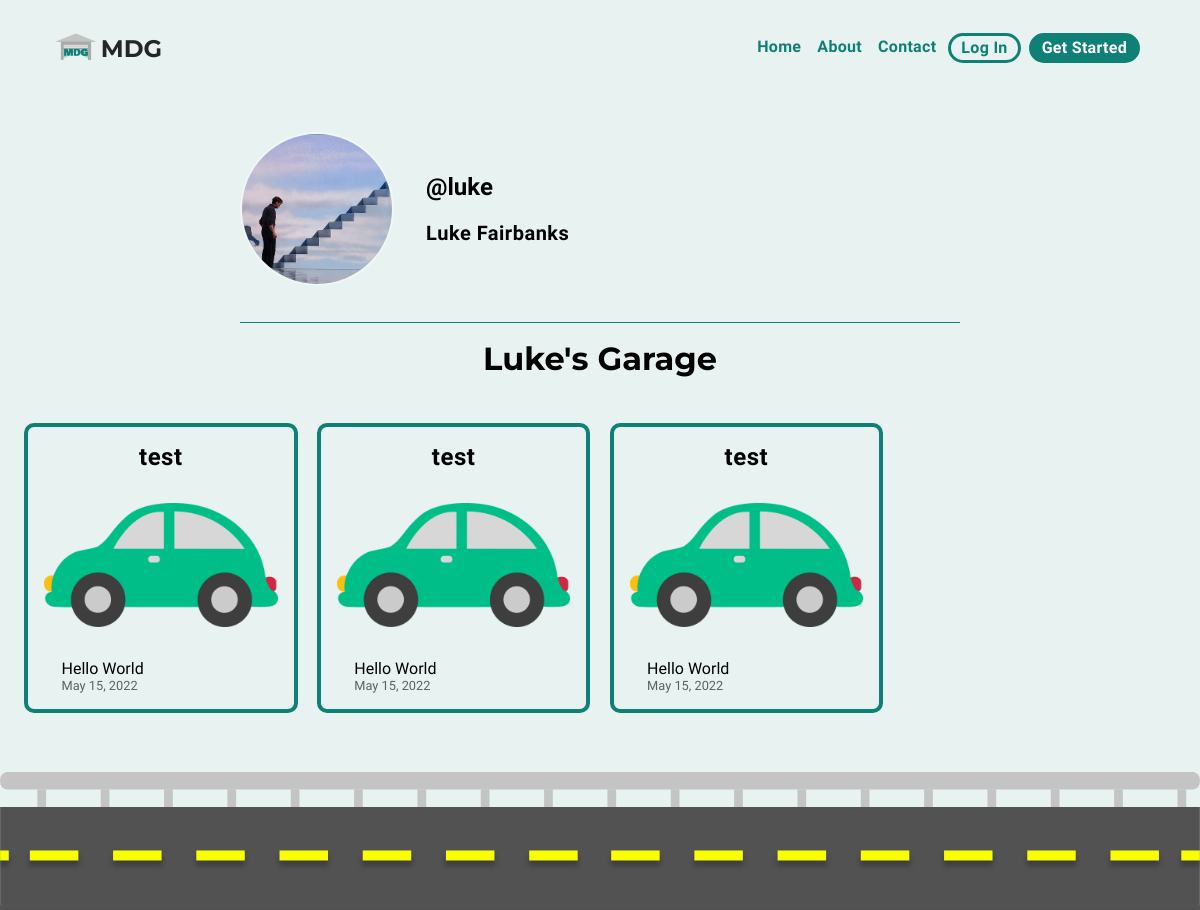
The app's page /user/luke with its own data.
### digital_garage/models.py (models this page shows, shortened)
class User(UserMixin, db.Model):
    __tablename__ = 'mdgPrototype-users'
    id = db.Column(
        db.Integer,
        primary_key=True
    )
    first = db.Column(
        db.String(64),
        index=False,
        unique=False,
        nullable=False
    )
    last = db.Column(
        db.String(64),
        index=False,
        unique=False,
        nullable=False
    )
    username = db.Column(
        db.String(64),
        index=False,
        unique=True,
        nullable=False
    )
    walletId = db.Column(
        db.String(200),
        index=False,
        unique=True,
        nullable=True
    )
    email = db.Column(
        db.String(80),
        index=True,
        unique=True,
        nullable=False
    )
    profile_picture = db.Column(
        db.String(20),
        unique = False,
        nullable=True,
        default='default.jpg'
    )
    password = db.Column(
        db.String(200),
        primary_key=False,
        unique=False,
        nullable=False
    )
    dateOfBirth = db.Column(
        db.Date,
        index=False,
        unique=False,
        nullable=False
    )
    """dateCreated = db.Column(
        db.DateTime,
        index=False,
        unique=False,
        nullable=False
    )"""
    bio = db.Column(
        db.Text,
        index=False,
        unique=False,
        nullable=True
    )
    assets = db.relationship('Asset', backref='Assets.owner_id',primaryjoin='User.id==Asset.owner_id', lazy='dynamic')
    """admin = db.Column(
        db.Boolean,
        index=False,
        unique=False,
        nullable=False
    )"""

class Asset(db.Model):
    id = db.Column(db.Integer, primary_key=True)
    name = db.Column(db.String(64))
    date_created = db.Column(db.String(30))
    show_on_profile = db.Column(db.Boolean, unique=False, default=True)
    owner_username = db.Column(db.Text, db.ForeignKey('mdgPrototype-users.username'), unique=False)
    owner_id = db.Column(db.Integer, db.ForeignKey('mdgPrototype-users.id'))

### digital_garage/routes.py (the view, shortened to what this page needs)
@app.route('/user/<username>', methods=['GET', 'POST'])
def profile(username):
    global nav
    form = UpdateProfileForm()
    assetForm = AddAssetForm()
    showForm = ShowAssetForm()
    canEdit = False
    targetUser = User.query.filter_by(username=username).first()
    if targetUser is not None:
        userProfilePicture = url_for('static',filename='img/profile-images/' + targetUser.profile_picture)
        return render_template(
            'profile.html',
            title = username+' - Digital Garage Profile',
            nav=nav,
            targetUser = targetUser,
            userProfilePicture = userProfilePicture,
            form=form,
            canEdit=canEdit,
            assetForm = assetForm,
            showForm = showForm,
        )
    else:
        return render_template(
            "errorPages/404.html",
            title='User "{}" not found'.format(username),
            nav=nav
        )

### digital_garage/templates/profile.html (shortened to what this page needs)
{% extends 'layout.html' %}
{% block page_css %}
    <link href="{{ url_for('static', filename='css/profilepage.css') }}" rel="stylesheet">
{% endblock %}
{% block pageContent %}
    <div class="profile-info-wrapper">
        <div class="profile-info">
            {% if canEdit == True %}
            <div class="picture-container">
                <img id="openEditFormPicture" class="profile-img" src="{{ userProfilePicture }}">
                <div class="overlay-wrapper">
                    <div id="textBtn"class="overlay-text">click to edit</div>
                </div>
            </div>
            {% else %}
                <img draggable="false" class = "profile-img" src="{{ userProfilePicture }}">
            {% endif %}
            <div class="profile-info-body">
                <h2 class="profile-username">
                    @{{ targetUser.username }}
                </h2>
                <p class="profile-name">{{ targetUser.first }} {{ targetUser.last }}</p>
            </div>
        </div>
    </div>
    <div class="centered-intro">
        <h1>{{ targetUser.first }}'s Garage</h1>
    </div>
    <div class="asset-card-wrapper">
        <div class="assets">
            {% if not targetUser.assets %}
            {% else %}
                {% for asset in targetUser.assets %}
                    {% if canEdit %}
                        {% if asset.show_on_profile == True %}
                            <div class="card-wrapper">
                        {% else %}
                            <div class="card-wrapper darken-card">
                        {% endif %}
                            <div class="asset-item card">
                                <div class="front">
                                    <div class="card-header">
                                        <h2>{{asset.name}}</h2>
                                        <div class="header-selecters">
                                            <label class="switch" id={{ asset.id }}>
                                                {% if asset.show_on_profile == True %}
                                                    {{ showForm.checked(class='show-checkbox', id=asset.id, checked='true') }}
                                                {% else %}
                                                    {{ showForm.checked(class='show-checkbox', id=asset.id) }}
                                                {% endif %}
                                                <span class="slider"></span>
                                            </label>
                                            <i id="asset-trash"class="fas fa-trash-alt asset-trash"></i>
                                                <div class="modal" id="trash-modal">
                                                    <div id="trash-modal-content" class="modal-content">
                                                        <span class="close">&times;</span>
                                                        <div class="trash-confirm">
                                                            <p>Are you sure you want to detete this asset?</p>
                                                            <div class="trash-confirm-buttons">
                                                                <button class="cancelDelete">Cancel</button>
                                                                <button class="confirmDelete" id={{ asset.id }}>Delete</button>
                                                            </div>
                                                        </div>
                                                    </div>
                                                </div>
                                        </div>
                                    </div>
                                    <img src="../static/img/cartoon-car.png">
                                    <div class="card-info">
                                        <p>Hello World</p>
                                        <p id="date">{{asset.date_created}}<p>
                                    </div>
                                </div>
                                <div class="back">
                                    <h3 style="text-align: center;">Like what you see?</h3>
                                    <ul>
                                        <li>Owner: you</li>
                                        <li>Created: {{asset.date_created}}</li>
                                        <li>Posted: {{asset.date_created}}</li>
                                    </ul>
                                    <a class="user-direct-btn"href="{{ url_for('asset_page', assetId=asset.id) }}">
                                        <button class="slide">&nbsp;</button>
                                    </a>
                                </div>
                            </div>
                        </div>
                    {% elif canEdit == False and asset.show_on_profile == True %}
                        <div class="card-wrapper">
                            <div class="asset-item card">
                                <div class="front">
                                    <div class="card-header" style="justify-content: center;">
                                        <h2>{{asset.name}}</h2>
                                    </div>
                                    <img src="../static/img/cartoon-car.png">
                                    <div class="card-info">
                                        <p>Hello World</p>
                                        <p id="date">{{asset.date_created}}<p>
                                    </div>
                                </div>
                                <div class="back">
                                    <h3 style="text-align: center;">Like what you see?</h3>
                                    <ul>
                                        <li>Owner: @{{asset.owner_username}}</li>
                                        <li>Created: {{asset.date_created}}</li>
                                        <li>Posted: {{asset.date_created}}</li>
                                    </ul>
                                    <a class="user-direct-btn" href="{{ url_for('asset_page', assetId=asset.id) }}">
                                    </a>
                                </div>
                            </div>
                        </div>
                    {% endif %}
                {% endfor %}
            {% endif %}
            </div>
        </div>
        <div class="emoji-road-wrapper" style="overflow: hidden;">
        <div class="road-boarder-container">
        </div>
        <div class="road-svg-container">
        </div>
    </div>
{% endblock %}

### digital_garage/templates/layout.html (shortened to what this page needs)
<!DOCTYPE html>
<html>
    <head>
        <link rel="stylesheet" href="{{ url_for('static', filename='css/base.css') }}">
        <link href='https://ajax.googleapis.com/ajax/libs/jqueryui/1.12.1/themes/ui-lightness/jquery-ui.css' rel='stylesheet'>
        {% block page_css %}{% endblock %}
    </head>
    <body>
        {% include 'navbar.html' %}
        {% block pageContent %}{% endblock %}
    </body>
</html>

### digital_garage/templates/navbar.html (shortened to what this page needs)
<head>
    <link rel="stylesheet" href="{{ url_for('static', filename='css/navbar.css') }}">
</head>
<header>
    <nav>
        <a class="logo" href="{{ url_for('home') }}" style="text-decoration: none; color: rgba(0, 0, 0, 0.849)">
            <img src="{{ url_for('static', filename='img/MDGLogo.png') }}" alt="MDG Logo">
            <h1>MDG</h1>
        </a>
        <ul class="link-container">
        {% for link in nav %}
            {% if request.path == link.url %}
                <li class="nav-item">
                    <p class="active_page" href="" style="cursor: pointer;"">{{ link.name }}</p>
                </li>
            {% else %}
                <li class="nav-item">
                    <a class="navbar-link" href="{{ link.url }}">{{ link.name }}</a>
                </li>
            {% endif %}
        {% endfor %}
        {% if current_user.is_authenticated %}
            {% if request.path == url_for('profile', username=current_user.username) %}
                <li class="nav-item">
                    <p class="navbar-btn active_btn" href="{{ url_for('profile', username=current_user.username) }}" style="cursor: pointer;">Your Garage</p>
            {% else %}
                <li class="nav-item">
                    <a class="navbar-btn" href="{{ url_for('profile', username=current_user.username) }}">Your Garage</a>
            {% endif %}
                    <a class="navbar-btn" href='/logout'><i class="fas fa-sign-out-alt"></i></a>
                </li>
        {% else %}
            <li class="nav-item">
                <a class="navbar-btn loginBtn" href="{{ url_for('auth_bp.login') }}">Log In</a>
            </li>
            <li class="nav-item">
                <a class="navbar-btn signupBtn" href="{{ url_for('auth_bp.signup') }}">Get Started</a>
            </li>
        {% endif %}
        </ul>
    </nav>
</header>

### records on screen
User: username "luke", first "Luke", last "Fairbanks"
Asset: name "test", show_on_profile True (drawn), date_created "May 15, 2022"
Asset: name "test", show_on_profile True (drawn), date_created "May 15, 2022"
Asset: name "test", show_on_profile True (drawn), date_created "May 15, 2022"

### other values on screen
{{ link.name }} "Home" "About" "Contact"
